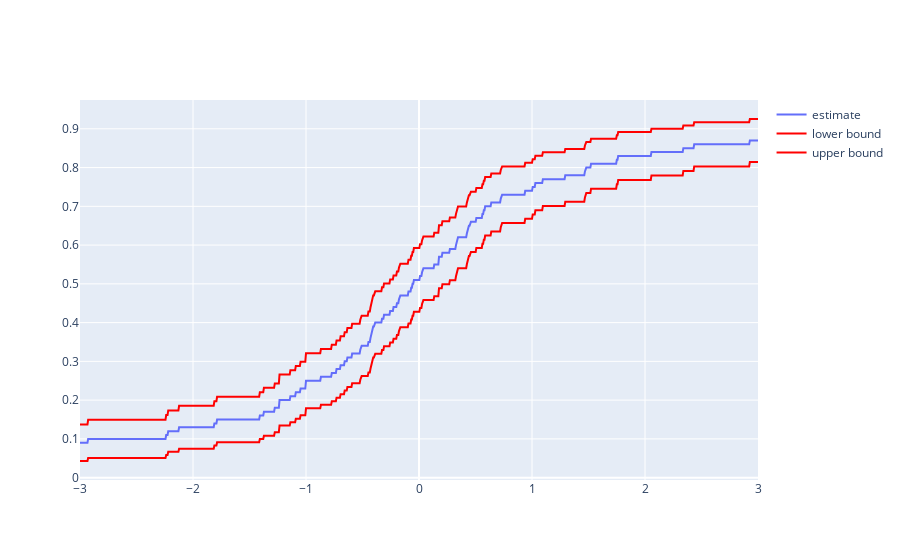

Notebook code cell kept with this figure:
### Code cell
fig = go.Figure()
fig.add_trace(go.Scatter(x=x_range, y=emp_cdfs, name="estimate"))
fig.add_trace(go.Scatter(x=x_range, y=lbs, marker=dict(color="red"), name="lower bound"))
fig.add_trace(go.Scatter(x=x_range, y=ubs, marker=dict(color="red"), name="upper bound"))

### Figure 1 — Plotly figure (JSON) as saved in the notebook; plotly's stock layout.template omitted (floating-point values rounded to 4 significant figures; data arrays with more than 128 entries replaced by an {"elided": "..."} marker saying what was removed)
{"data": [{"name": "estimate", "type": "scatter", "x": {"elided": "1000 float values"}, "y": {"elided": "1000 float values"}}, {"marker": {"color": "red"}, "name": "lower bound", "type": "scatter", "x": {"elided": "1000 float values"}, "y": {"elided": "1000 float values"}}, {"marker": {"color": "red"}, "name": "upper bound", "type": "scatter", "x": {"elided": "1000 float values"}, "y": {"elided": "1000 float values"}}], "layout": {}}
